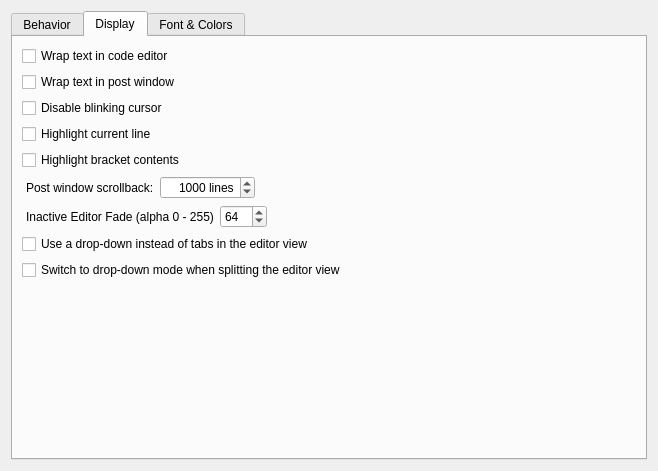
<?xml version="1.0" encoding="UTF-8"?>
<ui version="4.0">
 <class>EditorConfigPage</class>
 <widget class="QWidget" name="EditorConfigPage">
  <property name="geometry">
   <rect>
    <x>0</x>
    <y>0</y>
    <width>658</width>
    <height>471</height>
   </rect>
  </property>
  <property name="windowTitle">
   <string>Form</string>
  </property>
  <layout class="QVBoxLayout" name="verticalLayout">
   <item>
    <widget class="QSplitter" name="splitter">
     <property name="orientation">
      <enum>Qt::Vertical</enum>
     </property>
     <widget class="QTabWidget" name="tabs">
      <property name="currentIndex">
       <number>1</number>
      </property>
      <property name="documentMode">
       <bool>false</bool>
      </property>
      <widget class="QWidget" name="tab">
       <attribute name="title">
        <string>Behavior</string>
       </attribute>
       <layout class="QVBoxLayout" name="verticalLayout_4">
        <item>
         <widget class="QGroupBox" name="groupBox_3">
          <property name="title">
           <string>Indentation</string>
          </property>
          <layout class="QVBoxLayout" name="verticalLayout_3">
           <item>
            <layout class="QHBoxLayout" name="horizontalLayout">
             <item>
              <widget class="QLabel" name="label">
               <property name="text">
                <string>Indentation width:</string>
               </property>
               <property name="indent">
                <number>4</number>
               </property>
              </widget>
             </item>
             <item>
              <widget class="QSpinBox" name="indentWidth">
               <property name="alignment">
                <set>Qt::AlignRight|Qt::AlignTrailing|Qt::AlignVCenter</set>
               </property>
               <property name="specialValueText">
                <string/>
               </property>
               <property name="suffix">
                <string> spaces</string>
               </property>
               <property name="prefix">
                <string/>
               </property>
               <property name="minimum">
                <number>1</number>
               </property>
               <property name="value">
                <number>4</number>
               </property>
              </widget>
             </item>
             <item>
              <spacer name="horizontalSpacer">
               <property name="orientation">
                <enum>Qt::Horizontal</enum>
               </property>
               <property name="sizeHint" stdset="0">
                <size>
                 <width>40</width>
                 <height>20</height>
                </size>
               </property>
              </spacer>
             </item>
            </layout>
           </item>
           <item>
            <widget class="QCheckBox" name="spaceIndent">
             <property name="text">
              <string>Use spaces instead of tabs</string>
             </property>
            </widget>
           </item>
          </layout>
         </widget>
        </item>
        <item>
         <widget class="QGroupBox" name="groupBox_4">
          <property name="title">
           <string>Code Evaluation</string>
          </property>
          <layout class="QVBoxLayout" name="verticalLayout_5">
           <item>
            <layout class="QHBoxLayout" name="horizontalLayout_4">
             <item>
              <widget class="QLabel" name="label_11">
               <property name="text">
                <string>Blink duration:</string>
               </property>
               <property name="indent">
                <number>4</number>
               </property>
              </widget>
             </item>
             <item>
              <widget class="QSpinBox" name="blinkDuration">
               <property name="alignment">
                <set>Qt::AlignRight|Qt::AlignTrailing|Qt::AlignVCenter</set>
               </property>
               <property name="suffix">
                <string>ms</string>
               </property>
               <property name="minimum">
                <number>1</number>
               </property>
               <property name="maximum">
                <number>1000</number>
               </property>
               <property name="value">
                <number>600</number>
               </property>
              </widget>
             </item>
             <item>
              <spacer name="horizontalSpacer_2">
               <property name="orientation">
                <enum>Qt::Horizontal</enum>
               </property>
               <property name="sizeHint" stdset="0">
                <size>
                 <width>40</width>
                 <height>20</height>
                </size>
               </property>
              </spacer>
             </item>
            </layout>
           </item>
           <item>
            <widget class="QCheckBox" name="stepForwardEvaluation">
             <property name="text">
              <string>Step forward after evaluating a line</string>
             </property>
            </widget>
           </item>
          </layout>
         </widget>
        </item>
        <item>
         <widget class="QGroupBox" name="groupBox_5">
          <property name="title">
           <string>Completion</string>
          </property>
          <layout class="QVBoxLayout" name="verticalLayout_completion">
           <item>
            <widget class="QCheckBox" name="insertMatchingTokens">
             <property name="text">
              <string>Auto insert matching parentheses, brackets, quotes</string>
             </property>
            </widget>
           </item>
          </layout>
         </widget>
        </item>
        <item>
         <widget class="QGroupBox" name="groupBox_6">
          <property name="title">
           <string>External Files</string>
          </property>
          <layout class="QVBoxLayout" name="verticalLayout_external">
           <item>
            <widget class="QCheckBox" name="autoReloadExternalChanges">
             <property name="toolTip">
              <string>Automatically reload files when they are modified by external programs</string>
             </property>
             <property name="text">
              <string>Reload files modified externally without confirmation</string>
             </property>
            </widget>
           </item>
          </layout>
         </widget>
        </item>
        <item>
         <spacer name="verticalSpacer">
          <property name="orientation">
           <enum>Qt::Vertical</enum>
          </property>
          <property name="sizeHint" stdset="0">
           <size>
            <width>20</width>
            <height>248</height>
           </size>
          </property>
         </spacer>
        </item>
       </layout>
      </widget>
      <widget class="QWidget" name="tab_2">
       <attribute name="title">
        <string>Display</string>
       </attribute>
       <layout class="QVBoxLayout" name="verticalLayout_6">
        <item>
         <widget class="QCheckBox" name="editorLineWrap">
          <property name="text">
           <string>Wrap text in code editor</string>
          </property>
         </widget>
        </item>
        <item>
         <widget class="QCheckBox" name="postWindowLineWrap">
          <property name="text">
           <string>Wrap text in post window</string>
          </property>
         </widget>
        </item>
        <item>
         <widget class="QCheckBox" name="disableBlinkingCursor">
          <property name="text">
           <string>Disable blinking cursor</string>
          </property>
         </widget>
        </item>
        <item>
         <widget class="QCheckBox" name="highlightCurrentLine">
          <property name="text">
           <string>Highlight current line</string>
          </property>
         </widget>
        </item>
        <item>
         <widget class="QCheckBox" name="highlightBracketContents">
          <property name="toolTip">
           <string>Highlight background of entire contents of matching brackets</string>
          </property>
          <property name="text">
           <string>Highlight bracket contents</string>
          </property>
         </widget>
        </item>
        <item>
         <layout class="QHBoxLayout" name="horizontalLayout_3">
          <item>
           <widget class="QLabel" name="label_12">
            <property name="text">
             <string>Post window scrollback:</string>
            </property>
            <property name="indent">
             <number>4</number>
            </property>
           </widget>
          </item>
          <item>
           <widget class="QSpinBox" name="postWindowScrollback">
            <property name="alignment">
             <set>Qt::AlignRight|Qt::AlignTrailing|Qt::AlignVCenter</set>
            </property>
            <property name="suffix">
             <string> lines</string>
            </property>
            <property name="minimum">
             <number>0</number>
            </property>
            <property name="maximum">
             <number>1000000</number>
            </property>
            <property name="singleStep">
             <number>1</number>
            </property>
            <property name="value">
             <number>1000</number>
            </property>
           </widget>
          </item>
          <item>
           <spacer name="horizontalSpacer_3">
            <property name="orientation">
             <enum>Qt::Horizontal</enum>
            </property>
            <property name="sizeHint" stdset="0">
             <size>
              <width>40</width>
              <height>20</height>
             </size>
            </property>
           </spacer>
          </item>
         </layout>
        </item>
        <item>
         <layout class="QHBoxLayout" name="horizontalLayout_2">
          <item>
           <widget class="QLabel" name="label_2">
            <property name="text">
             <string>Inactive Editor Fade (alpha 0 - 255)</string>
            </property>
            <property name="indent">
             <number>4</number>
            </property>
           </widget>
          </item>
          <item>
           <widget class="QSpinBox" name="inactiveEditorFadeAlpha">
            <property name="maximum">
             <number>255</number>
            </property>
            <property name="value">
             <number>64</number>
            </property>
           </widget>
          </item>
          <item>
           <spacer name="horizontalSpacer_7">
            <property name="orientation">
             <enum>Qt::Horizontal</enum>
            </property>
            <property name="sizeHint" stdset="0">
             <size>
              <width>40</width>
              <height>20</height>
             </size>
            </property>
           </spacer>
          </item>
         </layout>
        </item>
        <item>
         <widget class="QCheckBox" name="useComboBox">
          <property name="text">
           <string>Use a drop-down instead of tabs in the editor view</string>
          </property>
         </widget>
        </item>
        <item>
         <widget class="QCheckBox" name="useComboBoxWhenSplitting">
          <property name="text">
           <string>Switch to drop-down mode when splitting the editor view</string>
          </property>
         </widget>
        </item>
        <item>
         <spacer name="verticalSpacer_2">
          <property name="orientation">
           <enum>Qt::Vertical</enum>
          </property>
          <property name="sizeHint" stdset="0">
           <size>
            <width>588</width>
            <height>296</height>
           </size>
          </property>
         </spacer>
        </item>
       </layout>
      </widget>
      <widget class="QWidget" name="colorsTab">
       <attribute name="title">
        <string>Font &amp;&amp; Colors</string>
       </attribute>
       <layout class="QVBoxLayout" name="verticalLayout_8">
        <item>
         <widget class="QGroupBox" name="groupBox">
          <property name="title">
           <string>Font</string>
          </property>
          <layout class="QGridLayout" name="gridLayout_2" columnstretch="0,0,0,0,0,0,0,0">
           <item row="1" column="1">
            <widget class="QComboBox" name="fontCombo">
             <property name="frame">
              <bool>true</bool>
             </property>
            </widget>
           </item>
           <item row="1" column="4">
            <widget class="QSpinBox" name="fontSize">
             <property name="minimum">
              <number>1</number>
             </property>
            </widget>
           </item>
           <item row="0" column="0" colspan="2">
            <widget class="QCheckBox" name="onlyMonoFonts">
             <property name="text">
              <string>Show only monospaced</string>
             </property>
            </widget>
           </item>
           <item row="1" column="2">
            <spacer name="horizontalSpacer_4">
             <property name="orientation">
              <enum>Qt::Horizontal</enum>
             </property>
             <property name="sizeType">
              <enum>QSizePolicy::Fixed</enum>
             </property>
             <property name="sizeHint" stdset="0">
              <size>
               <width>40</width>
               <height>20</height>
              </size>
             </property>
            </spacer>
           </item>
           <item row="1" column="0">
            <widget class="QLabel" name="label_16">
             <property name="text">
              <string>Family:</string>
             </property>
            </widget>
           </item>
           <item row="1" column="3">
            <widget class="QLabel" name="label_15">
             <property name="text">
              <string>Size:</string>
             </property>
            </widget>
           </item>
           <item row="1" column="7">
            <spacer name="horizontalSpacer_6">
             <property name="orientation">
              <enum>Qt::Horizontal</enum>
             </property>
             <property name="sizeHint" stdset="0">
              <size>
               <width>40</width>
               <height>20</height>
              </size>
             </property>
            </spacer>
           </item>
           <item row="1" column="6">
            <widget class="QCheckBox" name="fontAntialias">
             <property name="enabled">
              <bool>true</bool>
             </property>
             <property name="text">
              <string>Antialias</string>
             </property>
             <property name="checked">
              <bool>true</bool>
             </property>
            </widget>
           </item>
           <item row="1" column="5">
            <spacer name="horizontalSpacer_5">
             <property name="orientation">
              <enum>Qt::Horizontal</enum>
             </property>
             <property name="sizeType">
              <enum>QSizePolicy::Fixed</enum>
             </property>
             <property name="sizeHint" stdset="0">
              <size>
               <width>40</width>
               <height>20</height>
              </size>
             </property>
            </spacer>
           </item>
          </layout>
         </widget>
        </item>
        <item>
         <widget class="QGroupBox" name="groupBox_2">
          <property name="title">
           <string>Colors</string>
          </property>
          <layout class="QGridLayout" name="gridLayout_5">
           <item row="1" column="0">
            <widget class="QTreeWidget" name="textFormats">
             <property name="rootIsDecorated">
              <bool>false</bool>
             </property>
             <property name="headerHidden">
              <bool>true</bool>
             </property>
             <attribute name="headerVisible">
              <bool>false</bool>
             </attribute>
             <column>
              <property name="text">
               <string notr="true">1</string>
              </property>
             </column>
            </widget>
           </item>
           <item row="1" column="1">
            <widget class="QWidget" name="textFormatEdit" native="true">
             <layout class="QVBoxLayout" name="verticalLayout_2">
              <item>
               <layout class="QGridLayout" name="gridLayout">
                <item row="0" column="0">
                 <widget class="QLabel" name="label_13">
                  <property name="text">
                   <string>Background:</string>
                  </property>
                 </widget>
                </item>
                <item row="0" column="1">
                 <widget class="ScIDE::ColorWidget" name="bgPicker">
                  <property name="sizePolicy">
                   <sizepolicy hsizetype="Fixed" vsizetype="Fixed">
                    <horstretch>0</horstretch>
                    <verstretch>0</verstretch>
                   </sizepolicy>
                  </property>
                  <property name="minimumSize">
                   <size>
                    <width>25</width>
                    <height>25</height>
                   </size>
                  </property>
                 </widget>
                </item>
                <item row="0" column="2">
                 <widget class="QToolButton" name="bgClearBtn">
                  <property name="minimumSize">
                   <size>
                    <width>25</width>
                    <height>25</height>
                   </size>
                  </property>
                  <property name="text">
                   <string>X</string>
                  </property>
                 </widget>
                </item>
                <item row="1" column="0">
                 <widget class="QLabel" name="label_14">
                  <property name="text">
                   <string>Foreground:</string>
                  </property>
                 </widget>
                </item>
                <item row="1" column="1">
                 <widget class="ScIDE::ColorWidget" name="fgPicker">
                  <property name="sizePolicy">
                   <sizepolicy hsizetype="Fixed" vsizetype="Fixed">
                    <horstretch>0</horstretch>
                    <verstretch>0</verstretch>
                   </sizepolicy>
                  </property>
                  <property name="minimumSize">
                   <size>
                    <width>25</width>
                    <height>25</height>
                   </size>
                  </property>
                 </widget>
                </item>
                <item row="1" column="2">
                 <widget class="QToolButton" name="fgClearBtn">
                  <property name="minimumSize">
                   <size>
                    <width>25</width>
                    <height>25</height>
                   </size>
                  </property>
                  <property name="text">
                   <string>X</string>
                  </property>
                 </widget>
                </item>
               </layout>
              </item>
              <item>
               <layout class="QVBoxLayout" name="verticalLayout_7">
                <item>
                 <widget class="QCheckBox" name="italicOption">
                  <property name="text">
                   <string>Italic</string>
                  </property>
                 </widget>
                </item>
                <item>
                 <widget class="QCheckBox" name="boldOption">
                  <property name="text">
                   <string>Bold</string>
                  </property>
                 </widget>
                </item>
               </layout>
              </item>
              <item>
               <spacer name="verticalSpacer_3">
                <property name="orientation">
                 <enum>Qt::Vertical</enum>
                </property>
                <property name="sizeHint" stdset="0">
                 <size>
                  <width>20</width>
                  <height>294</height>
                 </size>
                </property>
               </spacer>
              </item>
             </layout>
            </widget>
           </item>
           <item row="0" column="0">
            <widget class="QComboBox" name="themeCombo"/>
           </item>
           <item row="0" column="1">
            <layout class="QHBoxLayout" name="horizontalLayout_5">
             <item>
              <widget class="QPushButton" name="themeCopyBtn">
               <property name="text">
                <string>copy ...</string>
               </property>
              </widget>
             </item>
             <item>
              <widget class="QPushButton" name="themeDeleteBtn">
               <property name="text">
                <string>delete</string>
               </property>
              </widget>
             </item>
            </layout>
           </item>
          </layout>
         </widget>
        </item>
       </layout>
      </widget>
     </widget>
    </widget>
   </item>
  </layout>
 </widget>
 <customwidgets>
  <customwidget>
   <class>ScIDE::ColorWidget</class>
   <extends>QLabel</extends>
   <header>color_widget.hpp</header>
  </customwidget>
 </customwidgets>
 <resources/>
 <connections/>
</ui>
